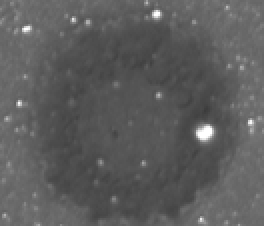
#> input picture sample_generation_yuyan/yuyan_copy/图片2.png, 132 x 113 px, found by its file name (shown 2 times larger); its folder holds only this picture in this run
$ python match_distribution.py
#> lines starting #> are read from the running program, lines starting #| are printed output that depends on the picture; long printed decimals are rounded
import os
import cv2
import numpy as np
from scipy.stats import norm

def calculate_average_distribution(input_folder):
    """计算所有图像边缘像素的高斯分布参数的平均值"""
    means = []
    stds = []
    for filename in os.listdir(input_folder):
        if filename.endswith(('.png', '.jpg', '.jpeg', '.bmp', '.tiff')):
            filepath = os.path.join(input_folder, filename)
            image = cv2.imread(filepath, cv2.IMREAD_GRAYSCALE)
            edge_pixels = get_edge_pixels(image)
            if len(edge_pixels) > 0:  # 确保有边缘像素
                mean = np.mean(edge_pixels)
                std = np.std(edge_pixels)
                means.append(mean)
                stds.append(std)
                print(f"图片: {filename}, 边缘像素均值: {mean:.2f}, 标准差: {std:.2f}")
    # 计算均值和标准差的平均值
    avg_mean = np.mean(means) if means else 0
    avg_std = np.mean(stds) if stds else 1  # 避免标准差为0
    return avg_mean, avg_std

def get_edge_pixels(image):
    """提取图像上下左右四个边缘的像素值"""
    height, width = image.shape
    # 上边缘和下边缘
    top_edge = image[0, :]
    bottom_edge = image[-1, :]
    # 左边缘和右边缘
    left_edge = image[:, 0]
    right_edge = image[:, -1]
    # 合并所有边缘像素
    edge_pixels = np.concatenate([top_edge, bottom_edge, left_edge, right_edge])
    return edge_pixels

def match_distribution(image, edge_pixels, target_mean, target_std):
    """将整张图片调整为目标高斯分布，但使边缘像素保持目标分布"""
    source_mean = np.mean(edge_pixels)
    source_std = np.std(edge_pixels)
    if source_std == 0:  # 避免除以0
        return image

    # 标准化整张图片
    normalized_image = (image - source_mean) / source_std
    # 调整到目标分布
    matched_image = normalized_image * target_std + target_mean
    return np.clip(matched_image, 0, 255).astype(np.uint8)

def process_images(input_folder, output_folder):
    """处理文件夹中的所有图片"""
    if not os.path.exists(output_folder):
        os.makedirs(output_folder)

    # 计算目标高斯分布参数
    target_mean, target_std = calculate_average_distribution(input_folder)
#> in calculate_average_distribution, image is the input picture: shape (113, 132); min 59, max 255, mean 93
#> in get_edge_pixels, `top_edge = image[0, :]`: top_edge = 132 values, max 152 at index 73, min 94 at index 59, mean 106.5
#> in get_edge_pixels, `bottom_edge = image[-1, :]`: bottom_edge = 132 values, max 164 at index 19, min 87 at index 69, mean 105
#> in get_edge_pixels, `left_edge = image[:, 0]`: left_edge = 113 values, max 144 at index 11, min 100 at index 81, mean 108.1
#> in get_edge_pixels, `right_edge = image[:, -1]`: right_edge = 113 values, max 142 at index 65, min 100 at index 31, mean 109.4
#> in get_edge_pixels, `edge_pixels = np.concatenate([top_edge, bottom_edge, left_edge, right_..`: edge_pixels = 490 values, max 164 at index 151, min 87 at index 201, mean 107.1
#> in calculate_average_distribution, `mean = np.mean(edge_pixels)`: mean = 107.1
#> in calculate_average_distribution, `std = np.std(edge_pixels)`: std = 8.58
#| 图片: 图片2.png, 边缘像素均值: 107.14, 标准差: 8.58
#> in calculate_average_distribution, `avg_mean = np.mean(means) if means else 0`: avg_mean = 107.1
#> in calculate_average_distribution, `avg_std = np.mean(stds) if stds else 1`: avg_std = 8.58
#> target_mean = 107.1; target_std = 8.58
    print(f"目标高斯分布参数: 均值={target_mean}, 标准差={target_std}")
#| 目标高斯分布参数: 均值=107.143, 标准差=8.578

    for filename in os.listdir(input_folder):
        if filename.endswith(('.png', '.jpg', '.jpeg', '.bmp', '.tiff')):
            filepath = os.path.join(input_folder, filename)
            image = cv2.imread(filepath, cv2.IMREAD_GRAYSCALE)

            # 提取边缘像素值
            edge_pixels = get_edge_pixels(image)

            # 调整整张图片，使边缘像素保持目标分布
            adjusted_image = match_distribution(image, edge_pixels, target_mean, target_std)
#> in match_distribution, `source_mean = np.mean(edge_pixels)`: source_mean = 107.1
#> in match_distribution, `source_std = np.std(edge_pixels)`: source_std = 8.58
#> in match_distribution, `normalized_image = (image - source_mean) / source_std`:
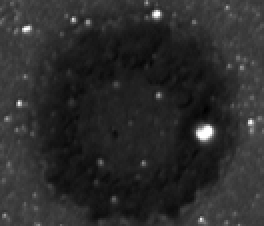
#> normalized_image: shape (113, 132) float64 (shown 2 times larger); min -5.61, max 17.24, mean -1.65; drawn with min black and max white

            # 保存处理后的图片
            output_path = os.path.join(output_folder, filename)
            cv2.imwrite(output_path, adjusted_image)

# 主程序
input_folder = "sample_generation_yuyan/yuyan_copy"  # 替换为你的输入文件夹路径
output_folder = "sample_generation_yuyan/yuyan_matched"  # 替换为你的输出文件夹路径

process_images(input_folder, output_folder)

$ run again, on sample_generation_yuyan/yuyan_copy/图片6.png
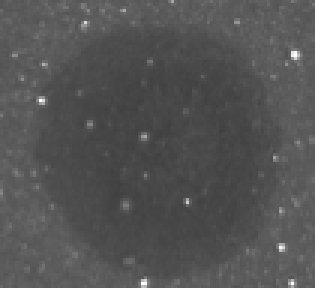
#> input picture sample_generation_yuyan/yuyan_copy/图片6.png, 105 x 96 px, found by its file name (shown 3 times larger)
#> in calculate_average_distribution, image is the input picture: shape (96, 105); min 64, max 255, mean 83.4
#> top_edge = 105 values, max 165 at index 57, min 84 at index 0, mean 94.2
#> bottom_edge = 105 values, max 190 at index 47, min 83 at index 78, mean 96.53
#> left_edge = 96 values, max 134 at index 64, min 83 at index 21, mean 93.14
#> right_edge = 96 values, max 117 at index 1, min 87 at index 3, mean 93.17
#> in get_edge_pixels, `edge_pixels = np.concatenate([top_edge, bottom_edge, left_edge, right_..`: edge_pixels = 402 values, max 190 at index 152, min 83 at index 183, mean 94.31
#> mean = 94.31
#> std = 10.51
#| 图片: 图片6.png, 边缘像素均值: 94.31, 标准差: 10.51
#> avg_mean = 94.31
#> avg_std = 10.51
#> target_mean = 94.31; target_std = 10.51
#| 目标高斯分布参数: 均值=94.308, 标准差=10.509
#> source_mean = 94.31
#> source_std = 10.51
#> in match_distribution, `normalized_image = (image - source_mean) / source_std`:
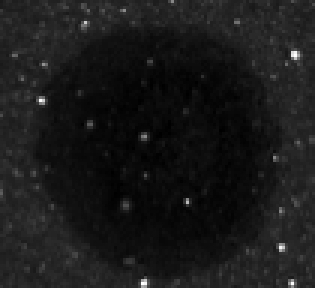
#> normalized_image: shape (96, 105) float64 (shown 3 times larger); min -2.88, max 15.29, mean -1.04; drawn with min black and max white

$ run again, on sample_generation_yuyan/yuyan_copy/图片3.png
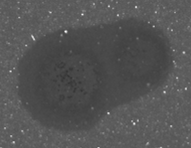
#> input picture sample_generation_yuyan/yuyan_copy/图片3.png, 191 x 148 px, found by its file name
#> in calculate_average_distribution, image is the input picture: shape (148, 191); min 52, max 255, mean 84.5
#> top_edge = 191 values, max 124 at index 111, min 86 at index 85, mean 92.71
#> bottom_edge = 191 values, max 199 at index 98, min 85 at index 92, mean 95.42
#> left_edge = 148 values, max 145 at index 147, min 87 at index 119, mean 94.87
#> right_edge = 148 values, max 109 at index 19, min 83 at index 63, mean 93.67
#> in get_edge_pixels, `edge_pixels = np.concatenate([top_edge, bottom_edge, left_edge, right_..`: edge_pixels = 678 values, max 199 at index 289, min 83 at index 593, mean 94.16
#> mean = 94.16
#> std = 8.8
#| 图片: 图片3.png, 边缘像素均值: 94.16, 标准差: 8.80
#> avg_mean = 94.16
#> avg_std = 8.8
#> target_mean = 94.16; target_std = 8.8
#| 目标高斯分布参数: 均值=94.156, 标准差=8.797
#> source_mean = 94.16
#> source_std = 8.8
#> in match_distribution, `normalized_image = (image - source_mean) / source_std`:
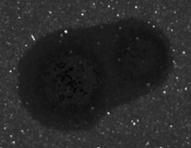
#> normalized_image: shape (148, 191) float64; min -4.79, max 18.28, mean -1.09; drawn with min black and max white

$ run again, on sample_generation_yuyan/yuyan_copy/图片4.png
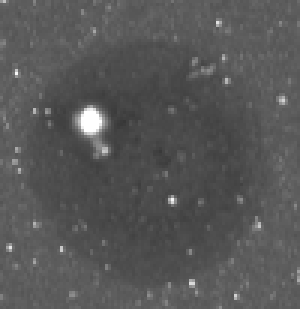
#> input picture sample_generation_yuyan/yuyan_copy/图片4.png, 100 x 103 px, found by its file name (shown 3 times larger)
#> in calculate_average_distribution, image is the input picture: shape (103, 100); min 55, max 255, mean 87.1
#> top_edge = 100 values, max 191 at index 1, min 85 at index 74, mean 96.11
#> bottom_edge = 100 values, max 138 at index 73, min 87 at index 32, mean 94.14
#> left_edge = 103 values, max 150 at index 0, min 84 at index 67, mean 96.64
#> right_edge = 103 values, max 168 at index 93, min 84 at index 39, mean 95.66
#> in get_edge_pixels, `edge_pixels = np.concatenate([top_edge, bottom_edge, left_edge, right_..`: edge_pixels = 406 values, max 191 at index 1, min 84 at index 267, mean 95.65
#> mean = 95.65
#> std = 10.91
#| 图片: 图片4.png, 边缘像素均值: 95.65, 标准差: 10.91
#> avg_mean = 95.65
#> avg_std = 10.91
#> target_mean = 95.65; target_std = 10.91
#| 目标高斯分布参数: 均值=95.645, 标准差=10.911
#> source_mean = 95.65
#> source_std = 10.91
#> in match_distribution, `normalized_image = (image - source_mean) / source_std`:
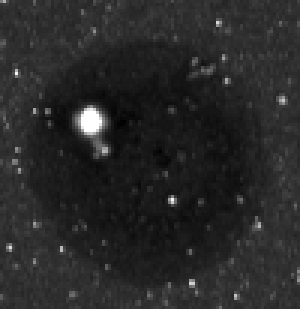
#> normalized_image: shape (103, 100) float64 (shown 3 times larger); min -3.73, max 14.61, mean -0.784; drawn with min black and max white
